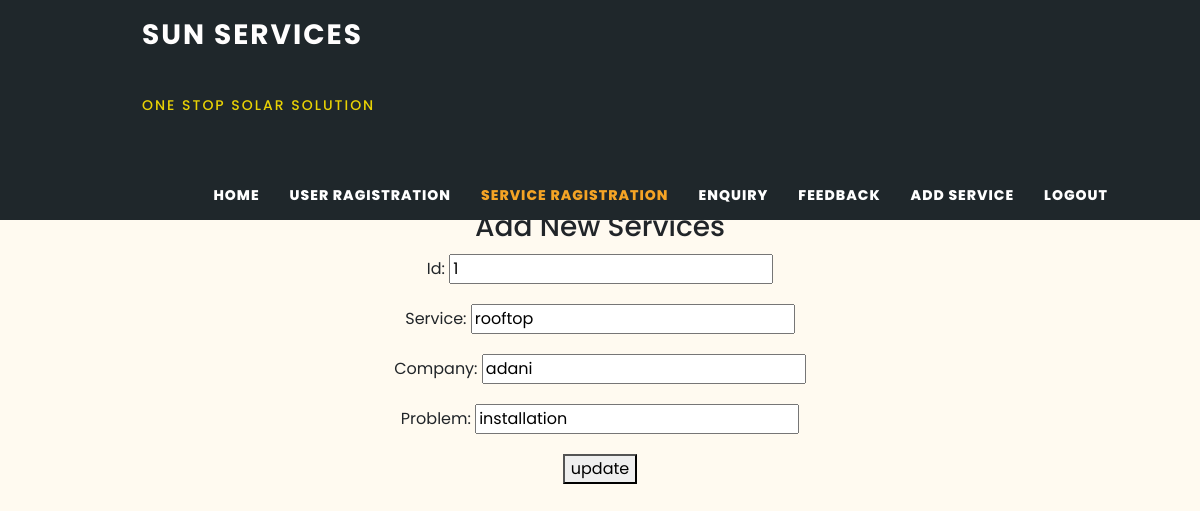
The page /code/solar_admin/service_reg_upd.php?id=1 on the database its author committed.
### tables this page shows
CREATE TABLE `service_registered` (
  `id` int(20) NOT NULL,
  `services` varchar(249) NOT NULL,
  `company` varchar(250) NOT NULL,
  `problem` text NOT NULL
);

### code/solar_admin/service_reg_upd.php (the view, shortened to what this page needs)
<html>
<head>
    <link href="vendor/bootstrap/css/bootstrap.min.css" rel="stylesheet" />
    <link rel="stylesheet" href="assets/css/fontawesome.css" />
    <link rel="stylesheet" href="assets/css/decor_project.css" />
    <link rel="stylesheet" href="assets/css/owl.css" />
    <link rel="stylesheet" href="assets/css/lightbox.css" />
</head>
<body>
    <header class="header-area">
        <div class="container">
            <div class="row">
                <div class="col-12">
                    <nav class="main-nav">
                        <a href="index.html" class="logo">
                            Sun Services<br />
                            <h4 class="slogen">One Stop Solar Solution</h4>
                        </a>
                        <ul class="nav">
                            <li>
                                <a href="index.php">Home</a>
                            </li>
                            <li>
                                <a href="user_register.php" >User Ragistration</a>
                            </li>
                            <li>
                                <a href="service.php" class="active">Service Ragistration</a>
                            </li>
                            <li><a href="service.php">Enquiry</a></li>
                            <li><a href="feedback.php">Feedback</a></li>
                            <li><a href="add_service.php">Add Service</a></li>
                            <li>
                                <a href="logout.php" name="logout">Logout</a>
                            </li>
                        </ul>
                    </nav>
                </div>
            </div>
        </div>
    </header>
    <section class="heading-page header-text" id="top">
        <div class="container">
            <div class="row">
                <div class="col">
                    <form enctype="multipart/form-data" method="POST">
                        <div class="row" style="padding-top: 50px">
                            <div class="col">
                                <h3>Add New Services</h3>
                            </div>
                        </div>
                        <?php
                        $link = mysqli_connect("localhost", "root", "", "sun");
                        $no = $_GET['id'];
                        $str = "select * from service_registered where id='$no'";
                        $result = mysqli_query($link, $str);
                        while ($row = mysqli_fetch_array($result, MYSQLI_BOTH)) { ?>
                            <div class=row>
                                <div class="column" style="padding:10px">
                                    Id: <input type="text" name="id" value='<?php echo $row[0] ?>'>
                                </div>
                                <div class="column" style="padding:10px">
                                    Service: <input type="text" name="service" value='<?php echo $row[1] ?>'>
                                </div>
                                <div class="column" style="padding:10px">
                                    Company: <input type="text" name="company" value='<?php echo $row[2] ?>'>
                                </div>
                                <div class="column" style="padding:10px">
                                    Problem: <input type="text" name="problem" value='<?php echo $row[3] ?>'>
                                </div>
                                <div class="column" style="padding:10px">
                                    <button type="submit" name="update">update</button>
                                </div>
                            <?php } ?>
                        </div>
                    </form>
                </div>
            </div>
        </div>
    </section>
</body>
</html>

### code/solar_admin/assets/css/decor_project.css (style rules this page uses)
html, body, div, span, applet, object, iframe, h1, h2, h3, h4, h5, h6, p, blockquote, div pre, a, abbr, acronym, address, big, cite, code, del, dfn, em, font, img, ins, kbd, q, s, samp, small, strike, strong, sub, sup, tt, var, b, u, i, center, dl, dt, dd, ol, ul, li, figure, header, nav, section, article, aside, footer, figcaption, img { margin: 0; padding: 0; border: 0; outline: 0; }
ul, li { padding: 0; margin: 0; list-style: none; }
header, nav, section, article, aside, footer, hgroup { display: block; }
* { box-sizing: border-box; }
html, body { font-family: "Poppins", sans-serif; font-weight: 400; background-color: #fff; font-size: 16px; -ms-text-size-adjust: 100%; -webkit-font-smoothing: antialiased; -moz-osx-font-smoothing: grayscale; }
a { text-decoration: none !important; color: #3cf; }
h1, h2, h3, h4, h5, h6 { margin-top: 0px; margin-bottom: 0px; }
ul { margin-bottom: 0px; }
html, body { background: floralwhite; font-family: "Poppins", sans-serif; }
.header-area { background-color: #1f272b; position: absolute; top: 0px; left: 0; right: 0; z-index: 100; -webkit-transition: all 0.5s ease 0s; -moz-transition: all 0.5s ease 0s; -o-transition: all 0.5s ease 0s; transition: all 0.5s ease 0s; }
.header-area .main-nav { min-height: 100px; background: transparent; }
.header-area .main-nav .logo { line-height: 70px; color: #fffefe; font-size: 28px; font-weight: 700; text-transform: uppercase; letter-spacing: 2px; float: left; padding-left: 100px; -webkit-transition: all 0.3s ease 0s; -moz-transition: all 0.3s ease 0s; -o-transition: all 0.3s ease 0s; transition: all 0.3s ease 0s; }
.header-area .main-nav .slogen { line-height: 70px; color: #ffe600e6; font-size: 14px; font-weight: 500; letter-spacing: 2px; float: left; -webkit-transition: all 0.3s ease 0s; -moz-transition: all 0.3s ease 0s; -o-transition: all 0.3s ease 0s; transition: all 0.3s ease 0s; }
.main-nav .nav { float: right; margin-top: 30px; margin-right: 50px; background-color: transparent; -webkit-transition: all 0.3s ease 0s; -moz-transition: all 0.3s ease 0s; -o-transition: all 0.3s ease 0s; transition: all 0.3s ease 0s; position: relative; z-index: 999; }
.header-area .main-nav .nav li { padding-left: 15px; padding-right: 15px; }
.header-area .main-nav .nav li:last-child { padding-right: 0px; }
.header-area .main-nav .nav li a { display: block; font-weight: 800; font-size: 14px; text-transform: uppercase; color: #fff; -webkit-transition: all 0.3s ease 0s; -moz-transition: all 0.3s ease 0s; -o-transition: all 0.3s ease 0s; transition: all 0.3s ease 0s; height: 50px; line-height: 50px; border: transparent; letter-spacing: 1px; }
.header-area .main-nav .nav li:hover a, .header-area .main-nav .nav li a.active { color: #f5a425 !important; }
.header-area .nav { margin-top: 30px; }
@media (min-width: 767px) { .header-area .main-nav .nav { display: flex !important; } }
section.heading-page { padding-top: 160px; width: auto; text-align: center; }

### rows shown on the page
service_registered: id "1", service "rooftop", company "adani", problem "installation"
